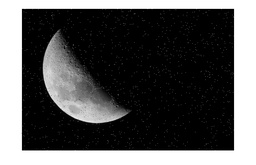
#> input picture TarefaPIM2/imagens/Lua1_gray.jpg, 256 x 165 px, shrunk from 723 x 465 before the run, found by its file name
$ python a.py
#> lines starting #> are read from the running program, lines starting #| are printed output that depends on the picture
import cv2
import numpy as np

def operadorMedia(caminho, nome, formato, linhasMedia, colunasMedia, valorMedia):
#> called with caminho = './imagens/Lua1_gray.jpg', nome = 'Lua1_gray_3x3', formato = 'jpg', linhasMedia = 3, colunasMedia = 3, valorMedia = 0.111
    image = cv2.imread(caminho, cv2.IMREAD_GRAYSCALE)
#> image is the input picture: shape (165, 256); min 0, max 255, mean 87.7

    border_heigth = int((linhasMedia - 1) / 2)
    border_width = int((colunasMedia - 1) / 2)

    image_with_border = cv2.copyMakeBorder(image, border_heigth, border_heigth, border_width, border_width, cv2.BORDER_CONSTANT, value=0)
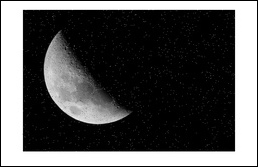
#> image_with_border: shape (167, 258); min 0, max 255, mean 86

    image = image.astype(np.float32)

    rows, cols = image_with_border.shape
#> rows = 167; cols = 258

    for row in range(border_heigth, rows - border_heigth):
        for col in range(border_width, cols - border_width):
            soma = 0
            for i in range(int(row - ((linhasMedia - 1) / 2)), int(row + ((linhasMedia - 1) / 2) + 1)):
                for j in range(int(col - ((colunasMedia - 1) / 2)), int(col + ((colunasMedia - 1) / 2) + 1)):
                    soma += (image_with_border[i][j] * valorMedia)
            image[row - border_heigth][col - border_width] = np.round(soma)
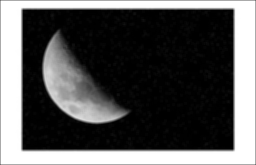
#> image: shape (165, 256) float32; min 0, max 255, mean 86

    image = image - image.min()
    image = image * 255 / image.max()
    image = np.uint8(image)

    cv2.imwrite(f'./ex01/imagensMedia/{nome}_media.{formato}', image)

operadorMedia('./imagens/Lua1_gray.jpg', 'Lua1_gray_3x3', 'jpg', 3, 3, 1/9)
operadorMedia('./imagens/Lua1_gray.jpg', 'Lua1_gray_5x5', 'jpg', 5, 5, 1/9)
#> call 2 of operadorMedia, with caminho = './imagens/Lua1_gray.jpg', nome = 'Lua1_gray_5x5', formato = 'jpg', linhasMedia = 5, colunasMedia = 5, valorMedia = 0.111
#> in operadorMedia (call 2), `image_with_border = cv2.copyMakeBorder(image, border_heigth, border_he..`:
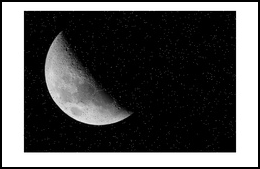
#> image_with_border: shape (169, 260); min 0, max 255, mean 84.3
#> after the loop in operadorMedia (call 2), `for row in range(border_heigth, rows - border_heigth):`:
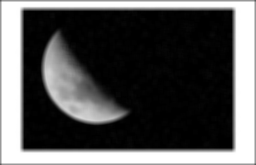
#> image: shape (165, 256) float32; min 0, max 708, mean 235.2; drawn with min black and max white
